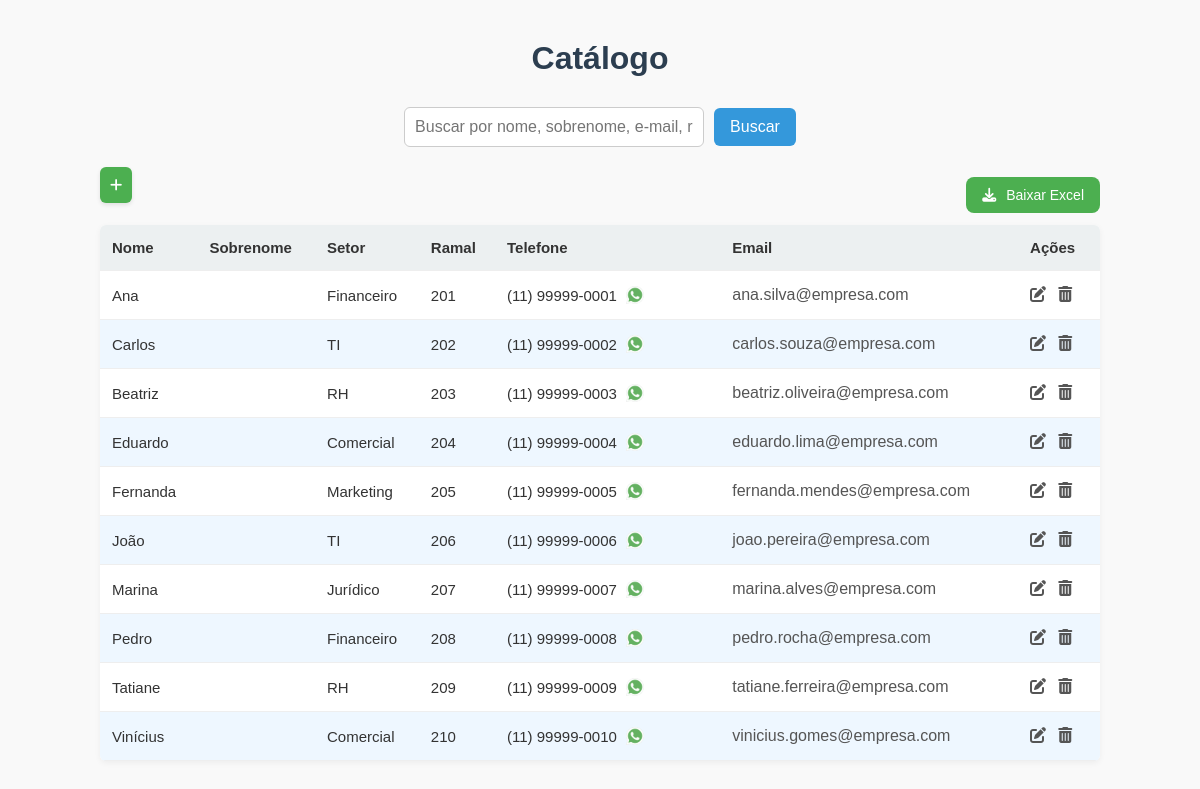
Before: / with the older database file.
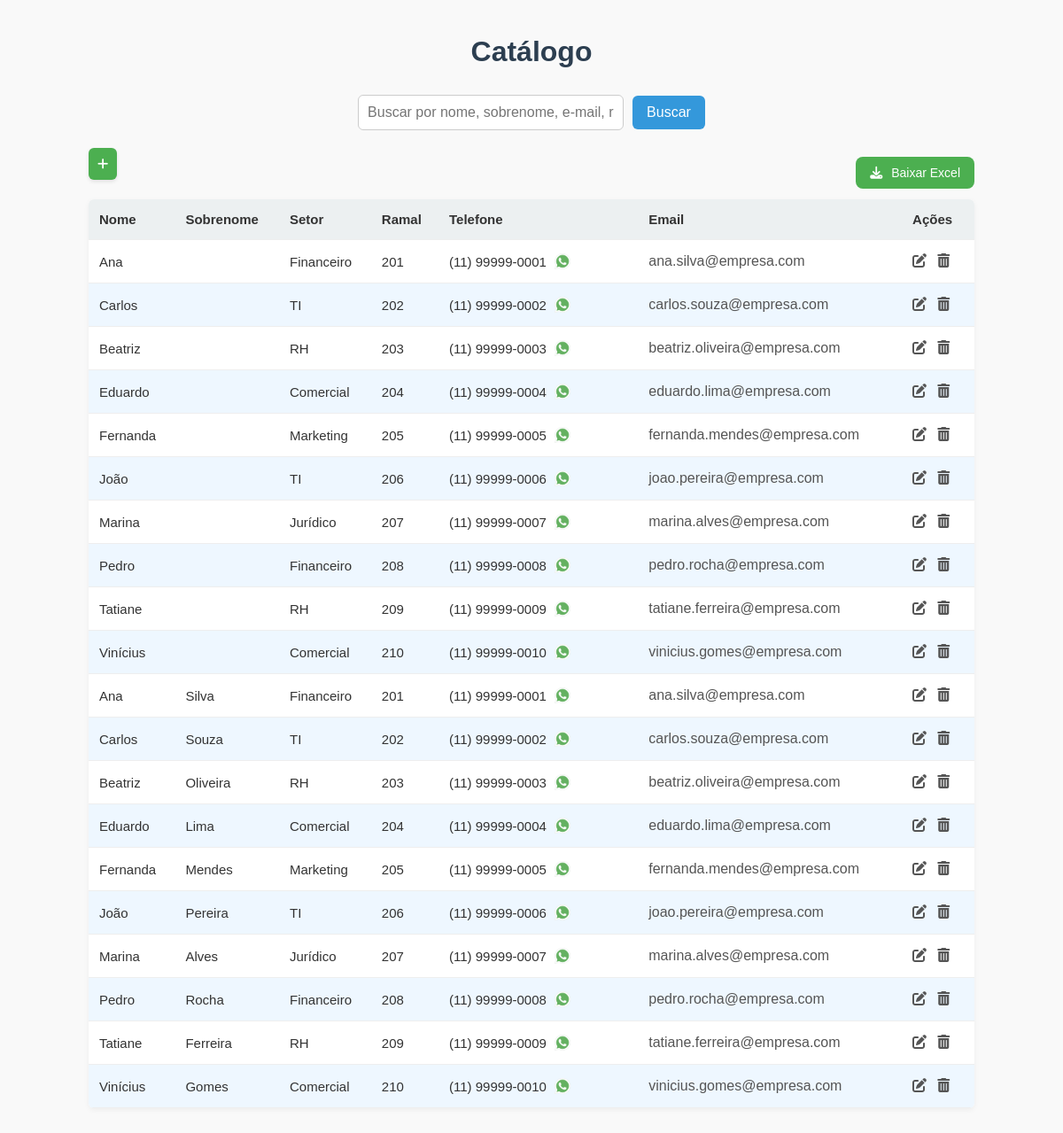
After: the same page with the newer database file.
### tables this page shows
CREATE TABLE ramais (
        id INTEGER PRIMARY KEY AUTOINCREMENT,
        nome TEXT NOT NULL,
        sobrenome TEXT,
        departamento TEXT NOT NULL,
        ramal TEXT NOT NULL,
        telefone TEXT,
        email TEXT
    );

### app.py (the view)
@app.route('/')
def index():
    busca = request.args.get('busca', '').strip()
    conn = sqlite3.connect(db_path)
    cursor = conn.cursor()
    if busca:
        cursor.execute("""
            SELECT * FROM ramais
            WHERE nome LIKE ? OR
                  sobrenome LIKE ? OR
                  email LIKE ? OR
                  ramal LIKE ? OR
                  departamento LIKE ? OR
                  telefone LIKE ?
        """, tuple(['%' + busca + '%'] * 6))
    else:
        cursor.execute("SELECT * FROM ramais")
    ramais = cursor.fetchall()
    conn.close()
    return render_template('index.html', ramais=ramais)

### templates/index.html (shortened to what this page needs)
<!DOCTYPE html>
<html lang="pt-BR">
<head>
    <link rel="stylesheet" href="{{ url_for('static', filename='style.css') }}">
    <link rel="stylesheet" href="https://cdnjs.cloudflare.com/ajax/libs/font-awesome/6.4.0/css/all.min.css">
</head>
<body>
    <div class="container">
        <h1>Catálogo</h1>
        <form method="get">
            <input type="text" name="busca" placeholder="Buscar por nome, sobrenome, e-mail, ramal, setor..." value="{{ request.args.get('busca', '') }}">
            <button type="submit">Buscar</button>
        </form>
        <a href="{{ url_for('adicionar') }}" class="botao-adicionar" title="Adicionar Ramal">
            <i class="fas fa-plus"></i>
        </a>
        <a href="{{ url_for('baixar') }}" class="botao-baixar" title="Baixar Excel">
    <i class="fa-solid fa-download"></i> Baixar Excel
        </a>
        <table>
            <thead>
                <tr>
                    <th>Nome</th>
                    <th>Sobrenome</th>
                    <th>Setor</th>
                    <th>Ramal</th>
                    <th>Telefone</th>
                    <th>Email</th>
                    <th>Ações</th>
                </tr>
            </thead>
            <tbody>
                {% for ramal in ramais %}
                <tr>
                    <td>{{ ramal[1] }}</td>
                    <td>{{ ramal[2] }}</td>
                    <td>{{ ramal[3] }}</td>
                    <td>{{ ramal[4] }}</td>
                    <td>
                        {% if ramal[5] %}
                            <div class="telefone-container">
                                <span>{{ ramal[5] }}</span>
                                <a href="https://wa.me/55{{ ramal[5]|replace('(', '')|replace(')', '')|replace(' ', '')|replace('-', '') }}"
                                target="_blank"
                                title="Enviar WhatsApp"
                                class="whatsapp-link">
                                    <img src="{{ url_for('static', filename='whatsapp-icon.png') }}" alt="WhatsApp" class="whatsapp-icon">
                                </a>
                            </div>
                        {% else %}
                            -
                        {% endif %}
                    </td>
                    <td><a href="https://outlook.office.com/mail/deeplink/compose?to={{ ramal[6] }}&subject=Contato%20via%20Catálogo&body=Olá%2C%20" target="_blank">{{ ramal[6] }}</a></td>
                    <td>
                        <a href="/editar/{{ ramal[0] }}" class="botao-icone editar" title="Editar"><i class="fa-solid fa-pen-to-square"></i></a>
                        <a href="/deletar/{{ ramal[0] }}" class="botao-icone deletar" title="Excluir" onclick="return confirm('Tem certeza que deseja excluir este ramal?')"><i class="fa-solid fa-trash-can"></i></a>
                    </td>
                </tr>
                {% endfor %}
            </tbody>
        </table>
    </div>
</body>
</html>

### static/style.css (style rules this page uses)
body { font-family: Arial, sans-serif; margin: 40px auto; max-width: 1000px; background-color: #f9f9f9; color: #333; }
h1 { text-align: center; color: #2c3e50; margin-bottom: 30px; }
form { display: flex; flex-direction: column; gap: 15px; max-width: 500px; margin: 0 auto 30px auto; }
form input[type="text"], form input[type="email"], form input[type="tel"] { padding: 10px; border: 1px solid #ccc; border-radius: 6px; font-size: 16px; width: 100%; box-sizing: border-box; }
form[method="get"] { flex-direction: row; justify-content: center; align-items: center; gap: 10px; margin-bottom: 20px; }
form[method="get"] input[type="text"] { width: 300px; }
button { padding: 10px 16px; border: none; background-color: #3498db; color: white; border-radius: 6px; cursor: pointer; font-size: 16px; transition: background-color 0.3s; }
.botao-baixar { float: right; background-color: #4CAF50; color: white; padding: 10px 16px; border: none; border-radius: 8px; text-decoration: none; font-size: 14px; margin-top: 10px; margin-bottom: 12px; transition: background-color 0.3s ease; }
.botao-baixar i { margin-right: 6px; }
a.botao-adicionar { display: inline-block; background-color: #4CAF50; color: white; padding: 10px 10px; border-radius: 6px; text-decoration: none; font-size: 14px; margin-bottom: 8px; box-shadow: 0 2px 4px rgba(0, 0, 0, 0.1); transition: background-color 0.3s ease, transform 0.2s ease; }
table { width: 100%; border-collapse: collapse; background-color: white; box-shadow: 0 2px 6px rgba(0, 0, 0, 0.05); border-radius: 6px; overflow: hidden; }
th, td { padding: 14px 12px; text-align: left; border-bottom: 1px solid #eee; font-size: 15px; }
th { background-color: #ecf0f1; font-weight: bold; }
td:nth-child(5), th:nth-child(5) { min-width: 180px; white-space: nowrap; }
tbody tr:nth-child(odd) { background-color: #ffffff; }
tbody tr:nth-child(even) { background-color: #eef7ff; }
.telefone-container { display: flex; align-items: center; gap: 8px; flex-wrap: nowrap; white-space: nowrap; }
.whatsapp-link { display: inline-flex; align-items: center; justify-content: center; width: 20px; height: 20px; }
.whatsapp-icon { width: 18px; height: 18px; vertical-align: middle; transition: transform 0.2s ease; }
td a { color: #555; margin-right: 8px; font-size: 16px; text-decoration: none; }

Changed rows visible on the page:
added ramais: nome "Ana", sobrenome "Silva", departamento "Financeiro", ramal "201", telefone "(11) 99999-0001", email "ana.silva@empresa.com"
added ramais: nome "Carlos", sobrenome "Souza", departamento "TI", ramal "202", telefone "(11) 99999-0002", email "carlos.souza@empresa.com"
added ramais: nome "Beatriz", sobrenome "Oliveira", departamento "RH", ramal "203", telefone "(11) 99999-0003", email "beatriz.oliveira@empresa.com"
added ramais: nome "Eduardo", sobrenome "Lima", departamento "Comercial", ramal "204", telefone "(11) 99999-0004", email "eduardo.lima@empresa.com"
added ramais: nome "Fernanda", sobrenome "Mendes", departamento "Marketing", ramal "205", telefone "(11) 99999-0005", email "fernanda.mendes@empresa.com"
added ramais: nome "João", sobrenome "Pereira", departamento "TI", ramal "206", telefone "(11) 99999-0006", email "joao.pereira@empresa.com"
added ramais: nome "Marina", sobrenome "Alves", departamento "Jurídico", ramal "207", telefone "(11) 99999-0007", email "marina.alves@empresa.com"
added ramais: nome "Pedro", sobrenome "Rocha", departamento "Financeiro", ramal "208", telefone "(11) 99999-0008", email "pedro.rocha@empresa.com"
added ramais: nome "Tatiane", sobrenome "Ferreira", departamento "RH", ramal "209", telefone "(11) 99999-0009", email "tatiane.ferreira@empresa.com"
added ramais: nome "Vinícius", sobrenome "Gomes", departamento "Comercial", ramal "210", telefone "(11) 99999-0010", email "vinicius.gomes@empresa.com"
